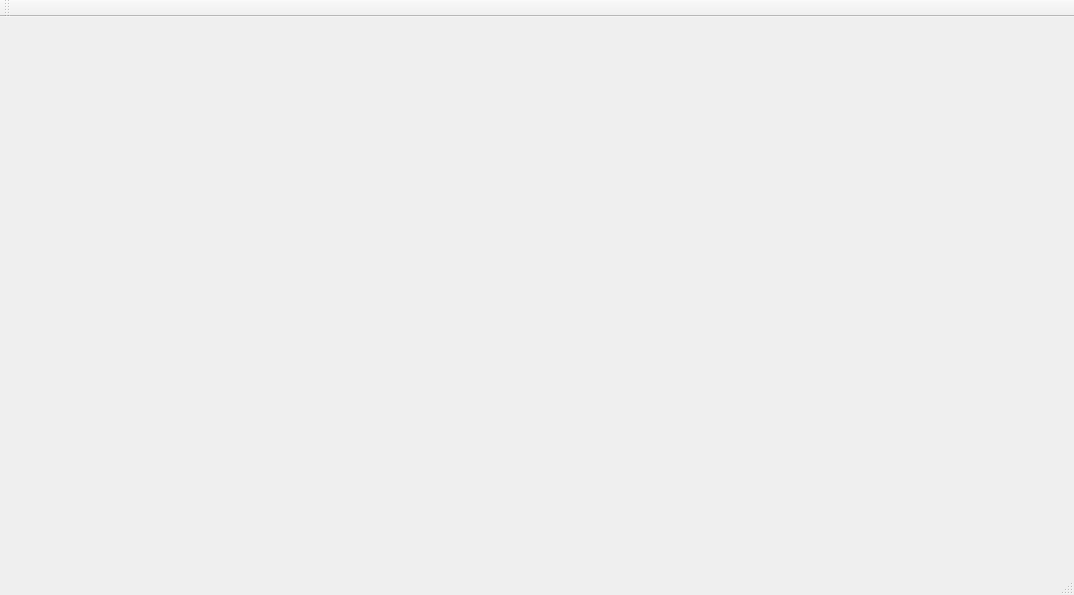
<?xml version="1.0" encoding="UTF-8"?>
<ui version="4.0">
 <class>MainWindow</class>
 <widget class="QMainWindow" name="MainWindow">
  <property name="geometry">
   <rect>
    <x>0</x>
    <y>0</y>
    <width>1074</width>
    <height>595</height>
   </rect>
  </property>
  <property name="windowTitle">
   <string>MainWindow</string>
  </property>
  <widget class="QWidget" name="centralWidget"/>
  <widget class="QMenuBar" name="menuBar">
   <property name="geometry">
    <rect>
     <x>0</x>
     <y>0</y>
     <width>1074</width>
     <height>23</height>
    </rect>
   </property>
  </widget>
  <widget class="QToolBar" name="mainToolBar">
   <attribute name="toolBarArea">
    <enum>TopToolBarArea</enum>
   </attribute>
   <attribute name="toolBarBreak">
    <bool>false</bool>
   </attribute>
  </widget>
  <widget class="QStatusBar" name="statusBar"/>
 </widget>
 <layoutdefault spacing="6" margin="11"/>
 <resources/>
 <connections/>
</ui>
